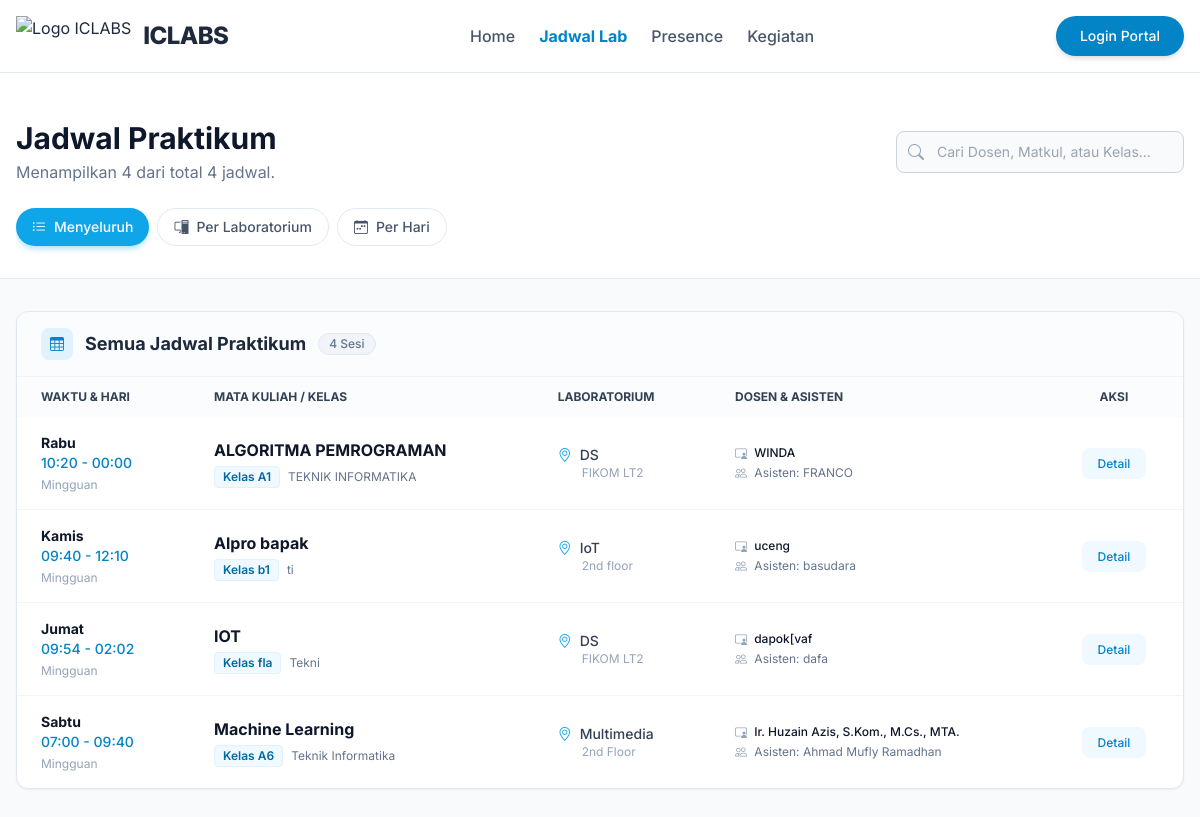
The page /public/schedule on the database its author committed.
### tables this page shows
CREATE TABLE `course_plans` (
  `id` int(11) NOT NULL AUTO_INCREMENT,
  `laboratory_id` int(11) NOT NULL,
  `course_name` varchar(100) NOT NULL,
  `program_study` varchar(100) DEFAULT NULL,
  `semester` int(11) DEFAULT NULL,
  `class_code` varchar(20) DEFAULT NULL,
  `lecturer_name` varchar(100) NOT NULL,
  `lecturer_photo` varchar(255) DEFAULT NULL,
  `assistant_1_name` varchar(100) DEFAULT NULL,
  `assistant_1_photo` varchar(255) DEFAULT NULL,
  `assistant_2_name` varchar(100) DEFAULT NULL,
  `assistant_2_photo` varchar(255) DEFAULT NULL,
  `day` enum('Monday','Tuesday','Wednesday','Thursday','Friday','Saturday','Sunday') NOT NULL,
  `start_time` time NOT NULL,
  `end_time` time NOT NULL,
  `total_meetings` int(11) DEFAULT 14,
  `description` text DEFAULT NULL,
  `created_at` timestamp NOT NULL DEFAULT current_timestamp(),
  PRIMARY KEY (`id`),
  KEY `laboratory_id` (`laboratory_id`),
  CONSTRAINT `course_plans_ibfk_1` FOREIGN KEY (`laboratory_id`) REFERENCES `laboratories` (`id`) ON DELETE CASCADE
);

CREATE TABLE `laboratories` (
  `id` int(11) NOT NULL AUTO_INCREMENT,
  `lab_name` varchar(100) NOT NULL,
  `image` varchar(255) DEFAULT NULL,
  `description` text DEFAULT NULL,
  `pc_count` int(11) DEFAULT 0,
  `tv_count` int(11) DEFAULT 0,
  `capacity` int(11) DEFAULT 0,
  `status` enum('active','maintenance','inactive') DEFAULT 'active',
  `location` varchar(100) DEFAULT NULL,
  `building` varchar(50) DEFAULT NULL,
  `floor` varchar(10) DEFAULT NULL,
  `room_number` varchar(20) DEFAULT NULL,
  PRIMARY KEY (`id`)
);

### app/controllers/LandingController.php (called while the page is built, shortened)
<?php
class LandingController extends Controller
{
    public function schedule()
    {
        $scheduleModel = $this->model('LabScheduleModel');
        $page = (int) ($this->getQuery('page') ?? 1);
        $limit = 20;
        $offset = ($page - 1) * $limit;
        $search = isset($_GET['search']) ? trim($_GET['search']) : '';
        $schedules = $scheduleModel->getPublicSchedules($limit, $offset, $search);
        $totalRows = $scheduleModel->countPublicSchedules($search);
        $totalPages = ceil($totalRows / $limit);
        $data = [
            'schedules' => $schedules,
            'search' => $search,
            'pagination' => [
                'current' => $page,
                'total_pages' => $totalPages,
                'total_rows' => $totalRows
            ]
        ];
        $this->view('landing/schedule', $data);
    }
}

### app/core/Router.php (called while the page is built, shortened)
<?php
class Router {
    private $routes = [];
    private $params = [];
    private function addRoute($method, $uri, $controller) {
        $this->routes[] = [
            'method' => $method,
            'uri' => $uri,
            'controller' => $controller
        ];
    }
    public function dispatch() {
        $requestUri = $this->getRequestUri();
        foreach ($this->routes as $route) {
            if ($this->matchRoute($route['uri'], $requestUri)) {
                return $this->callController($route['controller']);
            }
        }
    }
    private function getRequestUri() {
        $uri = $_GET['url'] ?? '/';
        $uri = '/' . trim($uri, '/');
        return $uri;
    }
    private function matchRoute($pattern, $uri) {
        $pattern = preg_replace('/\/:([^\/]+)/', '/(?P<$1>[^/]+)', $pattern);
        $pattern = '#^' . $pattern . '$#';
        if (preg_match($pattern, $uri, $matches)) {
            $this->params = array_filter($matches, 'is_string', ARRAY_FILTER_USE_KEY);
            return true;
        }
        return false;
    }
    private function callController($controllerString) {
        list($controllerName, $method) = explode('@', $controllerString);
        $controller = new $controllerName();
        call_user_func_array([$controller, $method], $this->params);
    }
}

### public/index.php (called while the page is built, shortened)
<?php
require_once APP_PATH . '/core/Router.php';
require_once APP_PATH . '/core/Controller.php';
require_once APP_PATH . '/core/Model.php';
require_once APP_PATH . '/config/database.php';
require_once APP_PATH . '/helpers/functions.php';
$router = new Router();
$router->dispatch();

### app/config/database.php (called while the page is built, shortened)
<?php
function getDBConnection()
{
    static $pdo = null;
    if ($pdo === null) {
        try {
            $dsn = "mysql:host=" . DB_HOST . ";port=" . DB_PORT . ";dbname=" . DB_NAME . ";charset=" . DB_CHARSET;
            $options = [
                PDO::ATTR_ERRMODE            => PDO::ERRMODE_EXCEPTION,
                PDO::ATTR_DEFAULT_FETCH_MODE => PDO::FETCH_ASSOC,
                PDO::ATTR_EMULATE_PREPARES   => false,
            ];
            $pdo = new PDO($dsn, DB_USER, DB_PASS, $options);
        } catch (PDOException $e) {
            die("Database connection failed: " . $e->getMessage());
        }
    }
    return $pdo;
}

### app/models/LabScheduleModel.php (called while the page is built, shortened)
<?php
class LabScheduleModel extends Model
{
    public function getPublicSchedules($limit = 20, $offset = 0, $search = '')
    {
        $sql = "SELECT cp.*, l.lab_name, l.location
                FROM course_plans cp
                JOIN laboratories l ON cp.laboratory_id = l.id
                WHERE 1=1";
        $params = [];
        $sql .= " ORDER BY FIELD(cp.day, 'Monday', 'Tuesday', 'Wednesday', 'Thursday', 'Friday', 'Saturday', 'Sunday'), cp.start_time ASC
                  LIMIT $limit OFFSET $offset";
        return $this->query($sql, $params);
    }
}

### app/core/Model.php (called while the page is built, shortened)
<?php
class Model {
    protected $db;
    public function __construct() {
        $this->db = getDBConnection();
    }
    public function query($sql, $params = []) {
        $stmt = $this->db->prepare($sql);
        $stmt->execute($params);
        return $stmt->fetchAll();
    }
}

### app/helpers/functions.php (called while the page is built, shortened)
<?php
function formatTime($time) {
    return date('H:i', strtotime($time));
}
function url($path = '') {
    return BASE_URL . '/' . ltrim($path, '/');
}

### app/views/landing/schedule.php (the view, shortened to what this page needs)
<?php
$view = $_GET['view'] ?? 'all';
$groupedSchedules = [];
if ($view == 'lab') {
    foreach ($schedules as $s) {
        $labName = $s['lab_name'] ?? 'Lab Umum';
        $groupedSchedules[$labName][] = $s;
    }
    ksort($groupedSchedules);
} else {
    $groupedSchedules['Semua Jadwal Praktikum'] = $schedules;
}
?>
<?php include APP_PATH . '/views/layouts/header.php'; ?>
<?php include APP_PATH . '/views/layouts/navbar.php'; ?>
<div class="bg-slate-50 min-h-screen pb-12">
    <div class="bg-white border-b border-slate-200 pt-10 pb-6 mb-8">
        <div class="max-w-screen-xl mx-auto px-4">
            <div class="flex flex-col md:flex-row md:items-center justify-between gap-4">
                <div>
                    <h1 class="text-3xl font-bold text-slate-900">Jadwal Praktikum</h1>
                    <p class="text-slate-500 mt-1">
                        Menampilkan <?= count($schedules) ?> dari total <?= $pagination['total_rows'] ?? 0 ?> jadwal.
                    </p>
                </div>
                <form action="" method="GET" class="relative w-full md:w-72">
                    <div class="absolute inset-y-0 left-0 flex items-center pl-3 pointer-events-none">
                    </div>
                    <input type="text" name="search" value="<?= htmlspecialchars($search ?? '') ?>"
                        class="bg-slate-50 border border-slate-300 text-slate-900 text-sm rounded-lg focus:ring-sky-500 focus:border-sky-500 block w-full pl-10 p-2.5"
                        placeholder="Cari Dosen, Matkul, atau Kelas..." onchange="this.form.submit()">
                </form>
            </div>
            <div class="flex flex-wrap gap-2 mt-6 overflow-x-auto pb-2 scrollbar-hide">
                <a href="?view=all&search=<?= htmlspecialchars($search ?? '') ?>&page=1"
                    class="inline-flex items-center px-4 py-2 rounded-full text-sm font-medium transition-colors whitespace-nowrap <?= $view == 'all' ? 'bg-sky-500 text-white shadow-md shadow-sky-200' : 'bg-white text-slate-600 border border-slate-200 hover:bg-slate-50' ?>">
                    <i class="bi bi-list-ul mr-2"></i> Menyeluruh
                </a>
                <a href="?view=lab&search=<?= htmlspecialchars($search ?? '') ?>&page=1"
                    class="inline-flex items-center px-4 py-2 rounded-full text-sm font-medium transition-colors whitespace-nowrap <?= $view == 'lab' ? 'bg-sky-500 text-white shadow-md shadow-sky-200' : 'bg-white text-slate-600 border border-slate-200 hover:bg-slate-50' ?>">
                    <i class="bi bi-pc-display mr-2"></i> Per Laboratorium
                </a>
                <a href="?view=day&search=<?= htmlspecialchars($search ?? '') ?>&page=1"
                    class="inline-flex items-center px-4 py-2 rounded-full text-sm font-medium transition-colors whitespace-nowrap <?= $view == 'day' ? 'bg-sky-500 text-white shadow-md shadow-sky-200' : 'bg-white text-slate-600 border border-slate-200 hover:bg-slate-50' ?>">
                    <i class="bi bi-calendar-week mr-2"></i> Per Hari
                </a>
            </div>
        </div>
    </div>
    <div class="max-w-screen-xl mx-auto px-4 space-y-8">
        <?php if (empty($schedules)): ?>
        <div class="text-center py-20 bg-white rounded-2xl border border-dashed border-slate-300">
            <i class="bi bi-calendar-x text-4xl text-slate-300 mb-4 block"></i>
            <p class="text-slate-500">Jadwal tidak ditemukan.</p>
            <?php if (!empty($search)): ?>
            <a href="?view=<?= $view ?>" class="text-sky-600 hover:underline mt-2 inline-block text-sm">Reset
                Pencarian</a>
            <?php endif; ?>
        </div>
        <?php else: ?>
        <?php foreach ($groupedSchedules as $groupTitle => $items): ?>
        <?php
                $headerIcon = 'bi-table';
                $displayTitle = $groupTitle;
                ?>
        <div class="bg-white rounded-xl shadow-sm border border-slate-200 overflow-hidden mb-6">
            <div class="bg-slate-50/50 px-6 py-4 border-b border-slate-100 flex items-center justify-between">
                <h2 class="text-lg font-bold text-slate-800 flex items-center">
                    <span
                        class="w-8 h-8 rounded-lg bg-sky-100 text-sky-600 flex items-center justify-center mr-3 text-sm">
                        <i class="bi <?= $headerIcon ?>"></i>
                    </span>
                    <?= htmlspecialchars($displayTitle) ?>
                    <span
                        class="ml-3 px-2.5 py-0.5 rounded-full bg-slate-100 text-slate-500 text-xs font-medium border border-slate-200">
                        <?= count($items) ?> Sesi
                    </span>
                </h2>
            </div>
            <div class="hidden md:block overflow-x-auto">
                <table class="w-full text-sm text-left text-slate-500">
                    <thead class="text-xs text-slate-700 uppercase bg-slate-50/50">
                        <tr>
                            <th class="px-6 py-3">Waktu & Hari</th>
                            <th class="px-6 py-3">Mata Kuliah / Kelas</th>
                            <?php if ($view != 'lab'): ?><th class="px-6 py-3">Laboratorium</th><?php endif; ?>
                            <th class="px-6 py-3">Dosen & Asisten</th>
                            <th class="px-6 py-3 text-center">Aksi</th>
                        </tr>
                    </thead>
                    <tbody class="divide-y divide-slate-100">
                        <?php foreach ($items as $schedule): ?>
                        <?php
                                    $dayRaw = $schedule['day'] ?? '';
                                    $daysID = ['Monday' => 'Senin', 'Tuesday' => 'Selasa', 'Wednesday' => 'Rabu', 'Thursday' => 'Kamis', 'Friday' => 'Jumat', 'Saturday' => 'Sabtu', 'Sunday' => 'Minggu'];
                                    $dayIndo = $daysID[$dayRaw] ?? $dayRaw;
                                    ?>
                        <tr class="hover:bg-slate-50 transition-colors">
                            <td class="px-6 py-4 whitespace-nowrap">
                                <div class="font-bold text-slate-900"><?= $dayIndo ?></div>
                                <div class="text-sky-600 font-medium">
                                    <?= formatTime($schedule['start_time']) ?> -
                                    <?= formatTime($schedule['end_time']) ?>
                                </div>
                                <div class="text-xs text-slate-400 mt-1">
                                    <?= htmlspecialchars($schedule['frequency'] ?? 'Mingguan') ?></div>
                            </td>
                            <td class="px-6 py-4">
                                <div class="font-bold text-slate-900 text-base">
                                    <?= htmlspecialchars($schedule['course_name'] ?? '-') ?></div>
                                <div class="flex items-center gap-2 mt-1">
                                    <span
                                        class="bg-sky-50 text-sky-700 text-xs px-2 py-0.5 rounded border border-sky-100 font-semibold">
                                        Kelas <?= htmlspecialchars($schedule['class_code'] ?? '-') ?>
                                    </span>
                                    <span
                                        class="text-xs text-slate-500"><?= htmlspecialchars($schedule['program_study'] ?? '-') ?></span>
                                </div>
                            </td>
                            <?php if ($view != 'lab'): ?>
                            <td class="px-6 py-4">
                                <div class="flex items-center text-slate-700 font-medium">
                                    <i class="bi bi-geo-alt text-sky-500 mr-2"></i>
                                    <?= htmlspecialchars($schedule['lab_name'] ?? '-') ?>
                                </div>
                                <div class="text-xs text-slate-400 ml-6">
                                    <?= htmlspecialchars($schedule['location'] ?? '-') ?></div>
                            </td>
                            <?php endif; ?>
                            <td class="px-6 py-4">
                                <div class="text-slate-900 font-medium text-xs mb-1">
                                    <i class="bi bi-person-video3 mr-1 text-slate-400"></i>
                                    <?= htmlspecialchars($schedule['lecturer_name'] ?? 'Belum ada dosen') ?>
                                </div>
                                <div class="text-slate-500 text-xs">
                                    <i class="bi bi-people mr-1 text-slate-400"></i> Asisten:
                                    <?= htmlspecialchars($schedule['assistant_1_name'] ?? '-') ?>
                                </div>
                            </td>
                            <td class="px-6 py-4 text-center">
                                <a href="<?= url('/schedule/' . ($schedule['id'] ?? 0)) ?>"
                                    class="text-sky-600 bg-sky-50 hover:bg-sky-100 focus:ring-4 focus:ring-sky-100 font-medium rounded-lg text-xs px-4 py-2 focus:outline-none transition-all">
                                    Detail
                                </a>
                            </td>
                        </tr>
                        <?php endforeach; ?>
                    </tbody>
                </table>
            </div>
        </div>
        <?php endforeach; ?>
        <?php endif; ?>
    </div>
</div>

### public/assets/css/style.css (style rules this page uses)
:root { --primary-color: #2563eb; --secondary-color: #475569; --success-color: #10b981; --danger-color: #ef4444; --warning-color: #f59e0b; --light-bg: #f8fafc; --dark-text: #1e293b; --border-color: #e2e8f0; }
* { margin: 0; padding: 0; box-sizing: border-box; }
body { font-family: 'Segoe UI', Tahoma, Geneva, Verdana, sans-serif; background-color: var(--light-bg); color: var(--dark-text); line-height: 1.6; }
.text-center { text-align: center; }

### app/views/layouts/header.php (style rules this page uses)
body { font-family: 'Inter', sans-serif; }

### rows shown on the page
course_plans: day "Rabu", start_time "10:20", end_time "00:00", frequency "Mingguan", course_name "ALGORITMA PEMROGRAMAN", class_code "A1", program_study "TEKNIK INFORMATIKA", laboratory.lab_name "DS", laboratory.location "FIKOM LT2", lecturer_name "WINDA", assistant_1_name "FRANCO"
course_plans: day "Kamis", start_time "09:40", end_time "12:10", frequency "Mingguan", course_name "Alpro bapak", class_code "b1", program_study "ti", laboratory.lab_name "IoT", laboratory.location "2nd floor", lecturer_name "uceng", assistant_1_name "basudara"
course_plans: day "Jumat", start_time "09:54", end_time "02:02", frequency "Mingguan", course_name "IOT", class_code "fla", program_study "Tekni", laboratory.lab_name "DS", laboratory.location "FIKOM LT2", lecturer_name "dapok[vaf", assistant_1_name "dafa"
course_plans: day "Sabtu", start_time "07:00", end_time "09:40", frequency "Mingguan", course_name "Machine Learning", class_code "A6", program_study "Teknik Informatika", laboratory.lab_name "Multimedia", laboratory.location "2nd Floor", lecturer_name "Ir. Huzain Azis, S.Kom., M.Cs., MTA.", assistant_1_name "Ahmad Mufly Ramadhan"

### other values the page prints
count($schedules) "4"
$pagination['total_rows'] "4"
$displayTitle "Semua Jadwal Praktikum"
count($items) "4"
